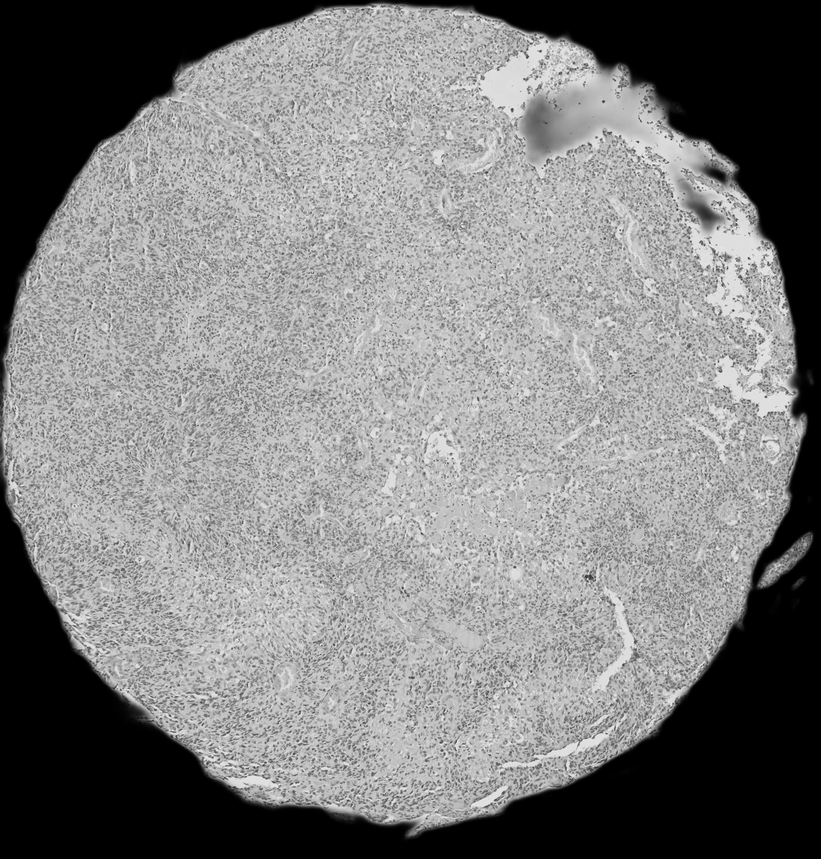
#> input picture 2_Cinza.tif, 821 x 859 px, shrunk from 1958 x 2048 before the run
$ python -i area.py   (imports and definitions only)
#> lines starting #> are read from the running program, lines starting #| are printed output that depends on the picture; after the words box and inside, x2 and y2 are one past the last pixel; in counts of white or black regions, pixels touching at a corner belong together
import cv2 as cv
import numpy as np

def calc_area(image_output):
    # Carrega a imagem
#> called with image_output = '../2_Cinza.tif'
    im = cv.imread(image_output)
#> im is the input picture: shape (859, 821, 3); min 0, max 241, mean 128

    gray2 = cv.cvtColor(im, cv.COLOR_BGR2GRAY)

    # Aplica o threshold (limite)
    # print('Limite...')
    ret, thresh_otsu = cv.threshold(gray2, 0, 255, cv.THRESH_BINARY + cv.THRESH_OTSU)
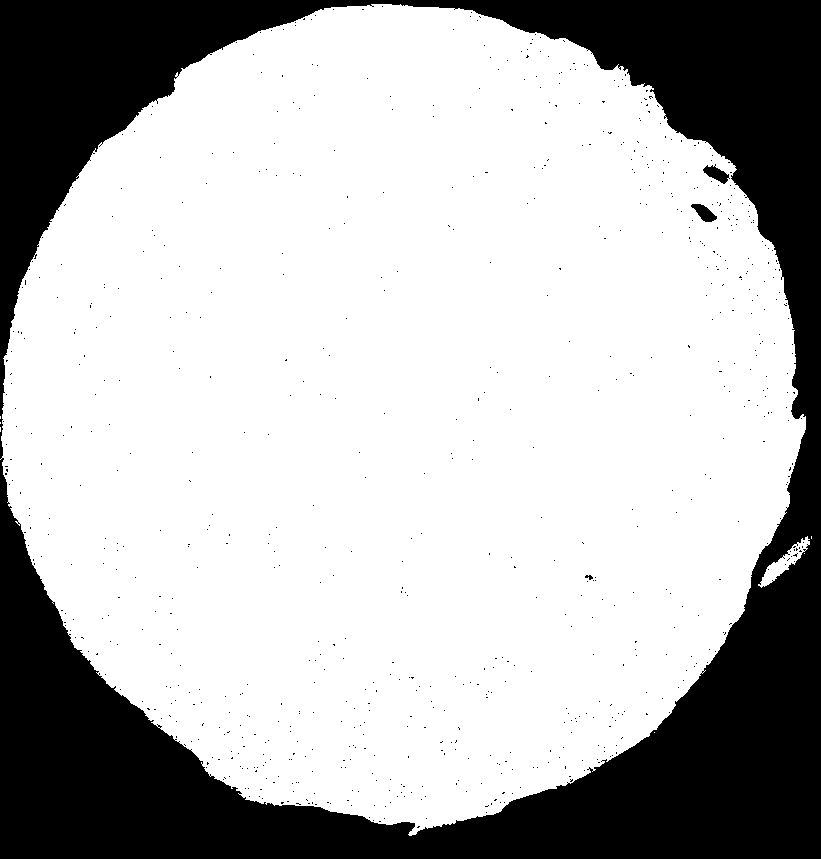
#> thresh_otsu: shape (859, 821); 72% white; 776 black regions (772 under 20 px)
#> ret = 89

    # Encontra os contornos
    # print('Contorno...')
    contours, hierarchy = cv.findContours(thresh_otsu, cv.RETR_TREE, cv.CHAIN_APPROX_SIMPLE)
#> contours = 863 contours, 858 with area under 20; largest, box (x1, y1, x2, y2) and area: (0, 4, 806, 836) 507634, (758, 536, 810, 588) 683, (702, 164, 730, 185) 287, (690, 203, 718, 223) 280, (584, 574, 594, 581) 34

    # Cria uma máscara preta do mesmo tamanho da imagem original
    mask = np.zeros(im.shape[:2], dtype=np.uint8)

    # Preenche a máscara com os contornos
    cv.drawContours(mask, contours, -1, (255), thickness=cv.FILLED)

    # Conta o número de pixels brancos (valor 255) na máscara
    pixel_count = cv.countNonZero(mask)
#> pixel_count = 508072

    #print(f"Área: {pixel_count}")

    return pixel_count

# Visual
'''img_contour = im.copy()'''

'''# Desenha todos os contornos na cópia da imagem
for i, c in enumerate(contours):
    cv.drawContours(img_contour, contours, i, (randint(0, 255), randint(0, 255), randint(0, 255)), 3)

# Exibe a imagem com contornos desenhados
plt.imshow(cv.cvtColor(img_contour, cv.COLOR_BGR2RGB))
plt.title('Com Contornos')
plt.show()'''

>>> result = calc_area('../2_Cinza.tif')
#> result = 508072
